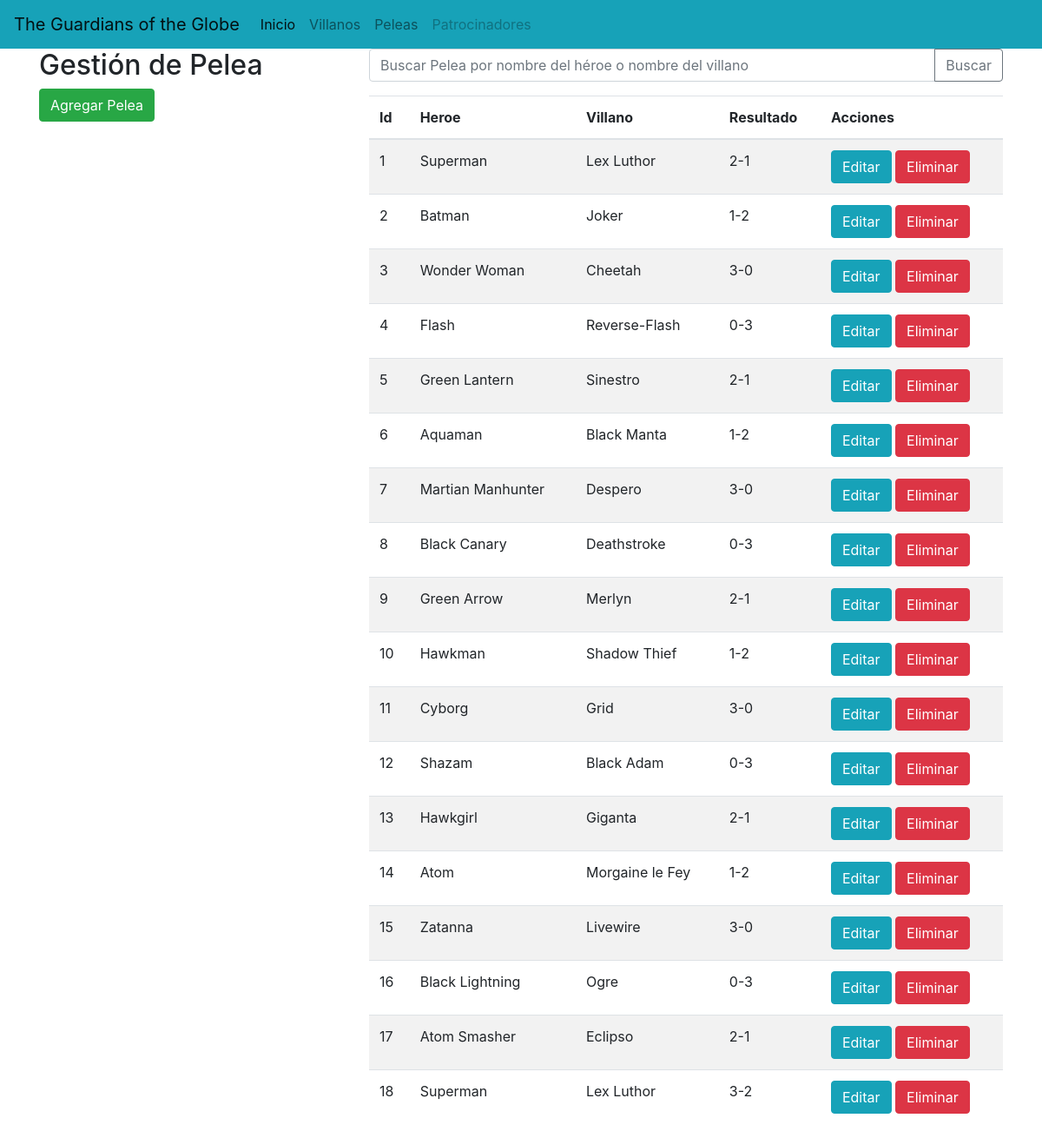
Before: /crearPelea/ with the older database file.
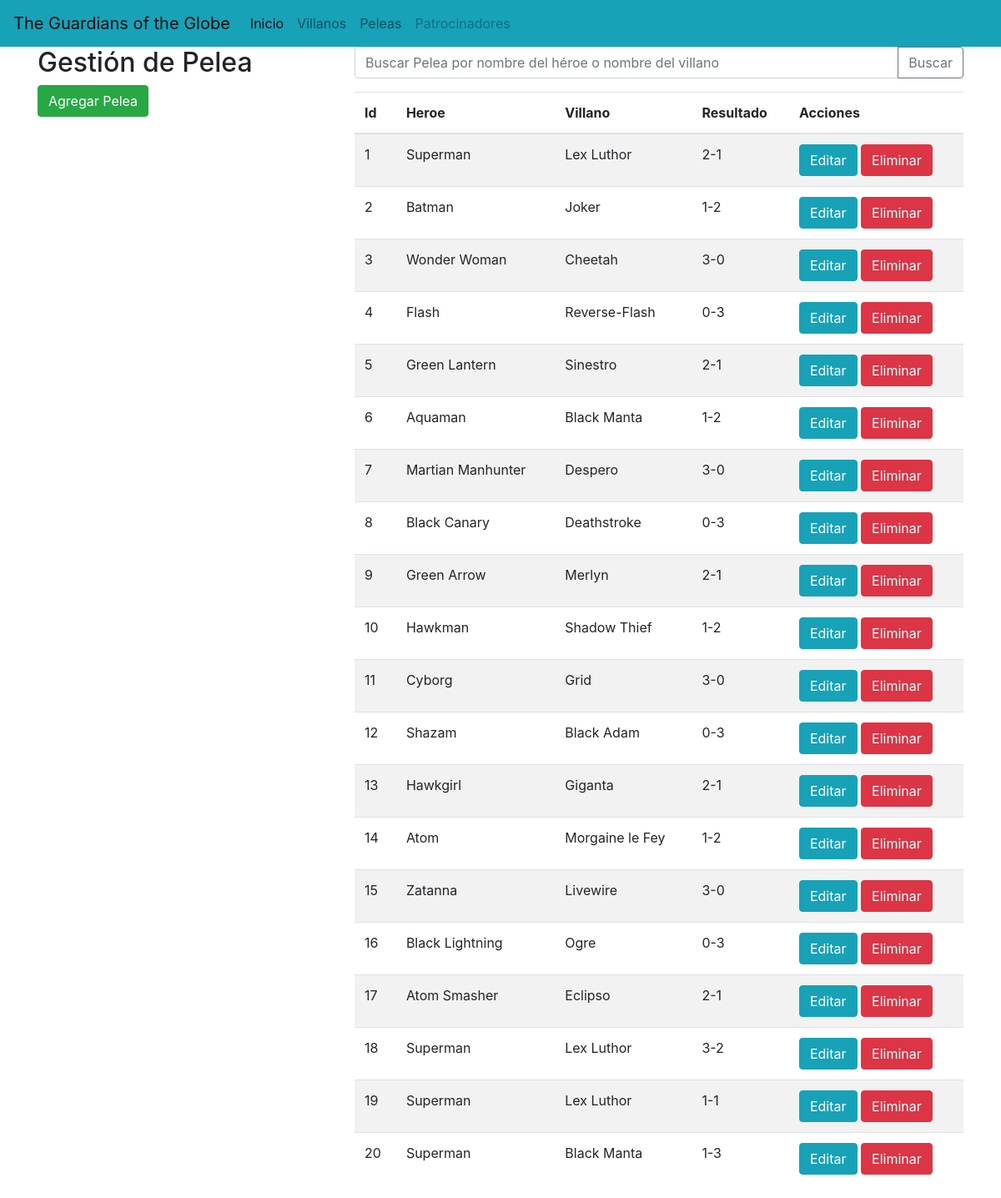
After: the same page with the newer database file.
### Aplicaciones/reto/models.py (models this page shows)
class Pelea(models.Model):
    id_pelea = models.AutoField(primary_key=True)
    id_villano = models.ForeignKey(Villano, on_delete=models.CASCADE)
    id_heroe = models.ForeignKey(Heroe, on_delete=models.CASCADE)
    resultado = models.CharField(max_length=100)

class Heroe(models.Model):
    id_heroe = models.AutoField(primary_key=True)
    nombre = models.CharField(max_length=100)
    edad = models.PositiveSmallIntegerField(null=True)
    origen = models.CharField(max_length=100)
    habilidades = models.TextField(blank=True)
    debilidad = models.TextField(blank=True)

class Villano(models.Model):
    id_villano = models.AutoField(primary_key=True)
    nombre = models.CharField(max_length=100)
    edad = models.PositiveSmallIntegerField(null=True)
    origen = models.CharField(max_length=100)
    habilidades = models.TextField(blank=True)
    debilidad = models.TextField(blank=True)

### Aplicaciones/reto/views.py (the view, shortened to what this page needs)
# urls.py: path('crearPelea/', views.crearPelea),
def crearPelea(request):
    error_message = None
    peleas = Pelea.objects.all()
    return render(request, 'gestionPeleas.html', {'error_message': error_message, 'pelea': peleas})

### Aplicaciones/reto/templates/gestionPeleas.html (shortened to what this page needs)
{% extends "base.html" %}
{% block body %}
<div class="row">
    <div class="col-12 col-md-6 col-lg-4">
        <h2>Gestión de Pelea</h2>
        <button class="btn btn-success" data-toggle="modal" data-target="#peleaModal">Agregar Pelea</button>
    </div>
    <div class="col-12 col-md-6 col-lg-8">
        <form method="get" action="{% url 'buscarPelea' %}">
            <div class="input-group mb-3">
                <input type="text" class="form-control" placeholder="Buscar Pelea por nombre del héroe o nombre del villano" name="q" id="searchInput">
                <div class="input-group-append">
                    <button class="btn btn-outline-secondary" type="submit">Buscar</button>
                </div>
            </div>
        </form>
        <div class="table-responsive">
            <table class="table table-striped">
                <thead>
                    <tr>
                        <th>Id</th>
                        <th>Heroe</th>
                        <th>Villano</th>
                        <th>Resultado</th>
                        <th>Acciones</th>
                    </tr>
                </thead>
                <tbody>
                    {% if resultados_busqueda %}
                        {% for p in resultados_busqueda %}
                            <tr>
                                <td>{{ p.id_pelea }}</td>
                                <td>{{ p.id_heroe.nombre }}</td>
                                <td>{{ p.id_villano.nombre }}</td>
                                <td>{{ p.resultado }}</td>
                                <td>
                                    <a href="#" class="btn btn-info" data-toggle="modal" data-target="#editarPeleaModal{{ p.id_pelea }}">Editar</a>
                                    <a href="{% url 'eliminar_pelea' p.id_pelea %}" class="btn btn-danger">Eliminar</a>
                                </td>
                            </tr>
                        {% endfor %}
                    {% else %}
                        {% for p in pelea %}
                            <tr>
                                <td>{{ p.id_pelea }}</td>
                                <td>{{ p.id_heroe.nombre }}</td>
                                <td>{{ p.id_villano.nombre }}</td>
                                <td>{{ p.resultado }}</td>
                                <td>
                                    <a href="#" class="btn btn-info" data-toggle="modal" data-target="#editarPeleaModal{{ p.id_pelea }}">Editar</a>
                                    <a href="{% url 'eliminar_pelea' p.id_pelea %}" class="btn btn-danger">Eliminar</a>
                                </td>
                            </tr>
                        {% endfor %}
                    {% endif %}
                </tbody>
            </table>
        </div>
    </div>
</div>
{% endblock %}

### Aplicaciones/reto/templates/base.html (shortened to what this page needs)
<!DOCTYPE html>
<html lang="en">
<head>
    <link rel="stylesheet" href="https://cdn.jsdelivr.net/npm/bootstrap@4.1.3/dist/css/bootstrap.min.css">
</head>
<body>
    <nav class="navbar navbar-expand-lg navbar-light bg-info">
        <a class="navbar-brand" href="#">The Guardians of the Globe</a>
        <div class="collapse navbar-collapse" id="navbarNav">
            <ul class="navbar-nav">
                <li class="nav-item active">
                    <a class="nav-link" href="{% url 'home' %}">Inicio <span class="sr-only">(current)</span></a>
                </li>
                <li class="nav-item">
                    <a class="nav-link" href="{% url 'gestion_villanos' %}">Villanos</a>
                </li>
                <li class="nav-item">
                    <a class="nav-link" href="{% url 'gestion_pelea' %}">Peleas</a>
                </li>
                <li class="nav-item">
                    <a class="nav-link disabled" href="{% url 'gestion_patrocinador' %}">Patrocinadores</a>
                </li>
            </ul>
        </div>
    </nav>
    <div class="container">
        {% block body %}
        {% endblock %}
    </div>
</body>
</html>

Changed rows visible on the page:
added Pelea: id_pelea "19", id_heroe.nombre "Superman", id_villano.nombre "Lex Luthor", resultado "1-1"
added Pelea: id_pelea "20", id_heroe.nombre "Superman", id_villano.nombre "Black Manta", resultado "1-3"
